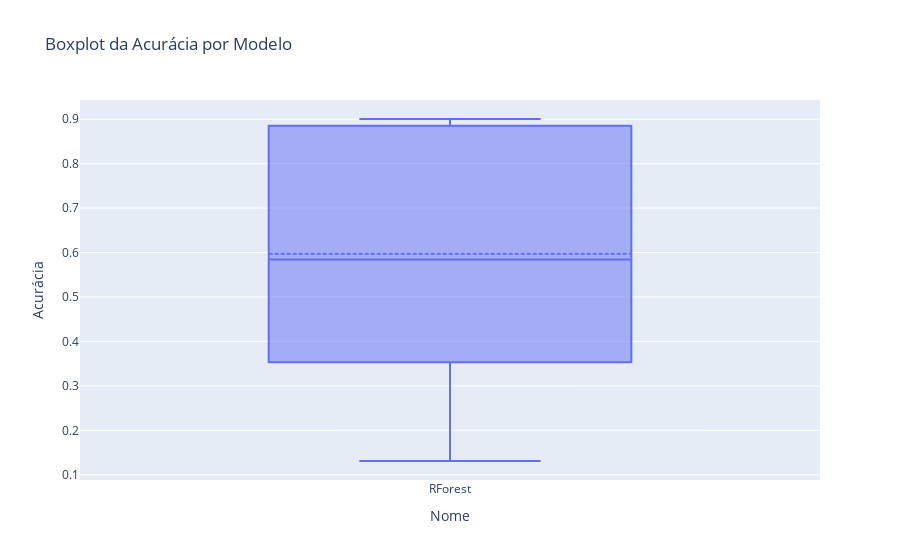
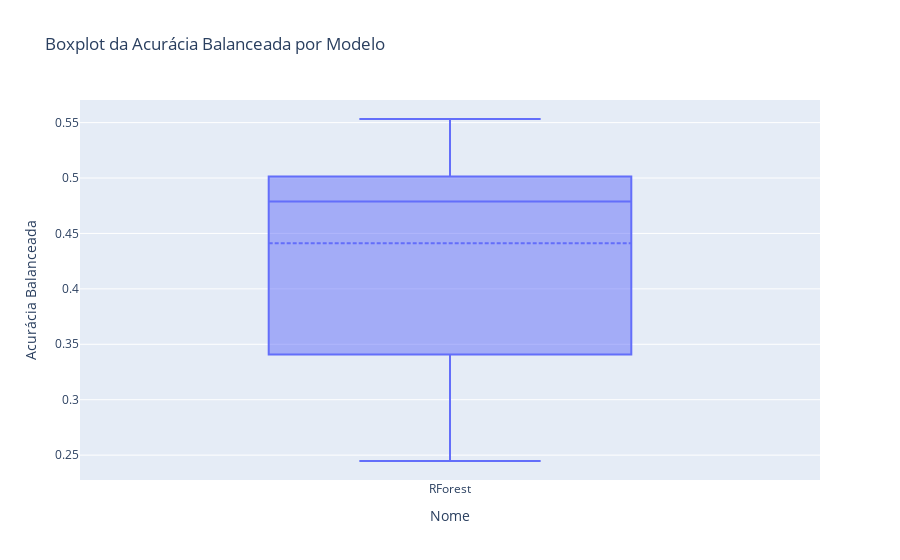
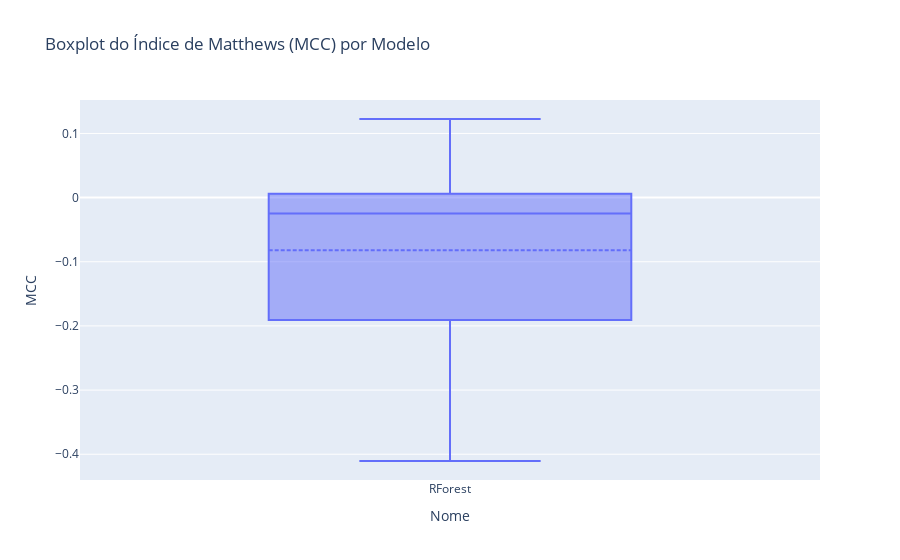
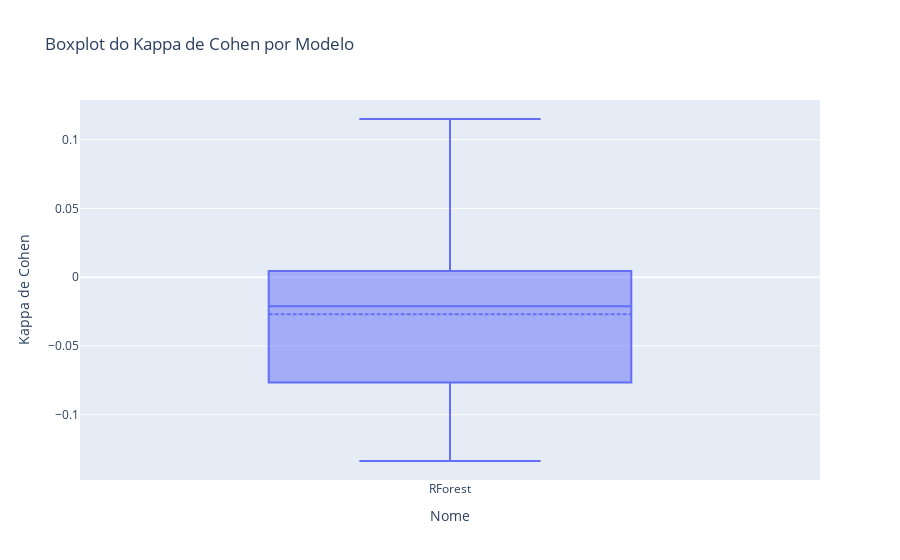

Notebook code for these charts, in order:
### Code cell
import plotly.express as px
import pandas as pd

# Converter a lista de resultados em um DataFrame
df_resultados = pd.DataFrame(resultados)

# Criar gráficos de boxplot para as métricas
fig_acuracia = px.box(df_resultados, x='Nome', y='Acurácia', title='Boxplot da Acurácia por Modelo')
fig_acuracia.update_traces(boxmean=True)

fig_acuracia_balanceada = px.box(df_resultados, x='Nome', y='Acurácia Balanceada', title='Boxplot da Acurácia Balanceada por Modelo')
fig_acuracia_balanceada.update_traces(boxmean=True)

fig_mcc = px.box(df_resultados, x='Nome', y='MCC', title='Boxplot do Índice de Matthews (MCC) por Modelo')
fig_mcc.update_traces(boxmean=True)

fig_kappa = px.box(df_resultados, x='Nome', y='Kappa de Cohen', title='Boxplot do Kappa de Cohen por Modelo')
fig_kappa.update_traces(boxmean=True)

# Exibir os gráficos
fig_acuracia.show()
fig_acuracia_balanceada.show()
fig_mcc.show()
fig_kappa.show()

### Figure 1 — Plotly figure (JSON) as saved in the notebook; plotly's stock layout.template omitted (floating-point values rounded to 4 significant figures)
{"data": [{"alignmentgroup": "True", "boxmean": true, "hovertemplate": "Nome=%{x}<br>Acurácia=%{y}<extra></extra>", "legendgroup": "", "marker": {"color": "#636efa"}, "name": "", "notched": false, "offsetgroup": "", "orientation": "v", "showlegend": false, "type": "box", "x": ["RForest", "RForest", "RForest", "RForest", "RForest", "RForest", "RForest", "RForest", "RForest", "RForest", "RForest", "RForest", "RForest", "RForest", "RForest", "RForest", "RForest", "RForest", "RForest", "RForest", "RForest", "RForest", "RForest", "RForest", "RForest"], "x0": " ", "xaxis": "x", "y": [0.1309, 0.395, 0.8848, 0.8926, 0.5844, 0.171, 0.8998, 0.5504, 0.8859, 0.8247, 0.8749, 0.4594, 0.9004, 0.3684, 0.1557, 0.1692, 0.8985, 0.3064, 0.8005, 0.859, 0.8188, 0.5547, 0.5103, 0.8969, 0.1335], "y0": " ", "yaxis": "y"}], "layout": {"boxmode": "group", "legend": {"tracegroupgap": 0}, "title": {"text": "Boxplot da Acurácia por Modelo"}, "xaxis": {"anchor": "y", "domain": [0, 1], "title": {"text": "Nome"}}, "yaxis": {"anchor": "x", "domain": [0, 1], "title": {"text": "Acurácia"}}}}

### Figure 2 — Plotly figure (JSON) as saved in the notebook; plotly's stock layout.template omitted (floating-point values rounded to 4 significant figures)
{"data": [{"alignmentgroup": "True", "boxmean": true, "hovertemplate": "Nome=%{x}<br>Acurácia Balanceada=%{y}<extra></extra>", "legendgroup": "", "marker": {"color": "#636efa"}, "name": "", "notched": false, "offsetgroup": "", "orientation": "v", "showlegend": false, "type": "box", "x": ["RForest", "RForest", "RForest", "RForest", "RForest", "RForest", "RForest", "RForest", "RForest", "RForest", "RForest", "RForest", "RForest", "RForest", "RForest", "RForest", "RForest", "RForest", "RForest", "RForest", "RForest", "RForest", "RForest", "RForest", "RForest"], "x0": " ", "xaxis": "x", "y": [0.2447, 0.3333, 0.5448, 0.5068, 0.413, 0.3115, 0.5014, 0.3412, 0.5016, 0.476, 0.4945, 0.4663, 0.4993, 0.4441, 0.3391, 0.3136, 0.4969, 0.34, 0.4859, 0.4949, 0.5533, 0.4787, 0.5301, 0.5065, 0.411], "y0": " ", "yaxis": "y"}], "layout": {"boxmode": "group", "legend": {"tracegroupgap": 0}, "title": {"text": "Boxplot da Acurácia Balanceada por Modelo"}, "xaxis": {"anchor": "y", "domain": [0, 1], "title": {"text": "Nome"}}, "yaxis": {"anchor": "x", "domain": [0, 1], "title": {"text": "Acurácia Balanceada"}}}}

### Figure 3 — Plotly figure (JSON) as saved in the notebook; plotly's stock layout.template omitted (floating-point values rounded to 4 significant figures)
{"data": [{"alignmentgroup": "True", "boxmean": true, "hovertemplate": "Nome=%{x}<br>MCC=%{y}<extra></extra>", "legendgroup": "", "marker": {"color": "#636efa"}, "name": "", "notched": false, "offsetgroup": "", "orientation": "v", "showlegend": false, "type": "box", "x": ["RForest", "RForest", "RForest", "RForest", "RForest", "RForest", "RForest", "RForest", "RForest", "RForest", "RForest", "RForest", "RForest", "RForest", "RForest", "RForest", "RForest", "RForest", "RForest", "RForest", "RForest", "RForest", "RForest", "RForest", "RForest"], "x0": " ", "xaxis": "x", "y": [-0.4105, -0.194, 0.1225, 0.02683, -0.1046, -0.2872, 0.007601, -0.1897, 0.00561, -0.04786, -0.01668, -0.039, -0.004472, -0.06718, -0.2648, -0.2861, -0.01762, -0.1969, -0.02452, -0.01265, 0.09112, -0.02489, 0.03479, 0.02978, -0.182], "y0": " ", "yaxis": "y"}], "layout": {"boxmode": "group", "legend": {"tracegroupgap": 0}, "title": {"text": "Boxplot do Índice de Matthews (MCC) por Modelo"}, "xaxis": {"anchor": "y", "domain": [0, 1], "title": {"text": "Nome"}}, "yaxis": {"anchor": "x", "domain": [0, 1], "title": {"text": "MCC"}}}}

### Figure 4 — Plotly figure (JSON) as saved in the notebook; plotly's stock layout.template omitted (floating-point values rounded to 4 significant figures)
{"data": [{"alignmentgroup": "True", "boxmean": true, "hovertemplate": "Nome=%{x}<br>Kappa de Cohen=%{y}<extra></extra>", "legendgroup": "", "marker": {"color": "#636efa"}, "name": "", "notched": false, "offsetgroup": "", "orientation": "v", "showlegend": false, "type": "box", "x": ["RForest", "RForest", "RForest", "RForest", "RForest", "RForest", "RForest", "RForest", "RForest", "RForest", "RForest", "RForest", "RForest", "RForest", "RForest", "RForest", "RForest", "RForest", "RForest", "RForest", "RForest", "RForest", "RForest", "RForest", "RForest"], "x0": " ", "xaxis": "x", "y": [-0.1087, -0.1013, 0.115, 0.02065, -0.0751, -0.08211, 0.004493, -0.1336, 0.004652, -0.04786, -0.01503, -0.02122, -0.002476, -0.03042, -0.06794, -0.08095, -0.01035, -0.08341, -0.02414, -0.01228, 0.08932, -0.01622, 0.02011, 0.02076, -0.03547], "y0": " ", "yaxis": "y"}], "layout": {"boxmode": "group", "legend": {"tracegroupgap": 0}, "title": {"text": "Boxplot do Kappa de Cohen por Modelo"}, "xaxis": {"anchor": "y", "domain": [0, 1], "title": {"text": "Nome"}}, "yaxis": {"anchor": "x", "domain": [0, 1], "title": {"text": "Kappa de Cohen"}}}}
